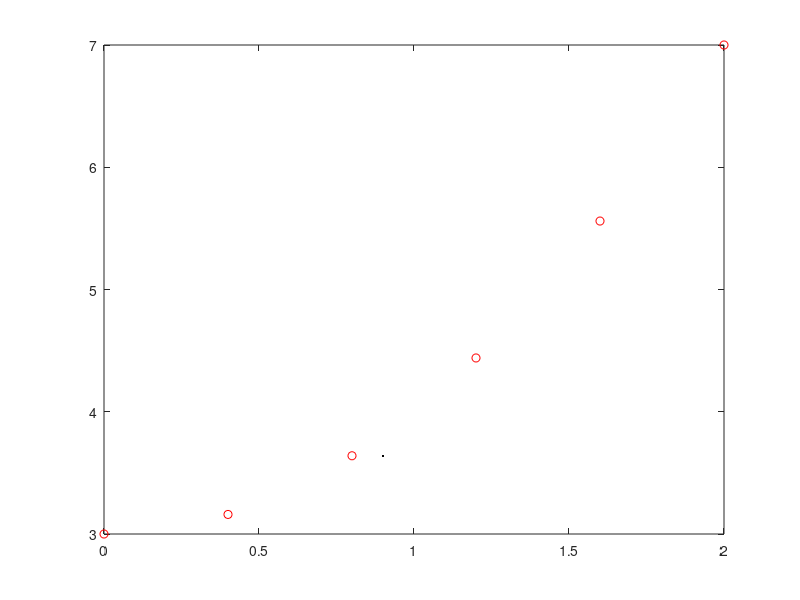

This figure's MATLAB source:
%%For calculation on nearest neighbour interpolation
%%first take value on x axis
x = 0:0.4:2
%% values for y axis
y = x.^2+3
%% the point on X where we want to find value of Y
xi = 0.9
%% Interpolate code ()
i = interp1(x,y,xi,"nearest") 
%% plot the data
plot(x,y,'ro',xi,i,'k')

%% the value of y at x=0.9 will be 3.64
%%replace nearest with linear for calculation of linear interpolation, value of y will be 3.84
